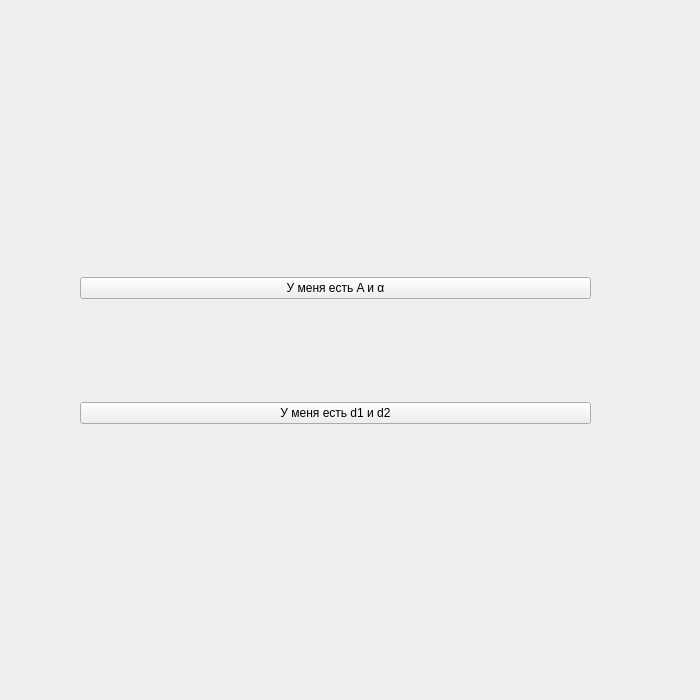
<?xml version="1.0" encoding="UTF-8"?>
<ui version="4.0">
 <class>Rhombus</class>
 <widget class="QWidget" name="Rhombus">
  <property name="geometry">
   <rect>
    <x>0</x>
    <y>0</y>
    <width>700</width>
    <height>700</height>
   </rect>
  </property>
  <property name="windowTitle">
   <string>Form</string>
  </property>
  <widget class="QWidget" name="verticalLayoutWidget">
   <property name="geometry">
    <rect>
     <x>80</x>
     <y>180</y>
     <width>511</width>
     <height>341</height>
    </rect>
   </property>
   <layout class="QVBoxLayout" name="verticalLayout">
    <item>
     <widget class="QPushButton" name="pushButton_2">
      <property name="text">
       <string>У меня есть A и α</string>
      </property>
     </widget>
    </item>
    <item>
     <widget class="QPushButton" name="pushButton">
      <property name="text">
       <string>У меня есть d1 и d2</string>
      </property>
     </widget>
    </item>
   </layout>
  </widget>
 </widget>
 <resources/>
 <connections/>
</ui>
